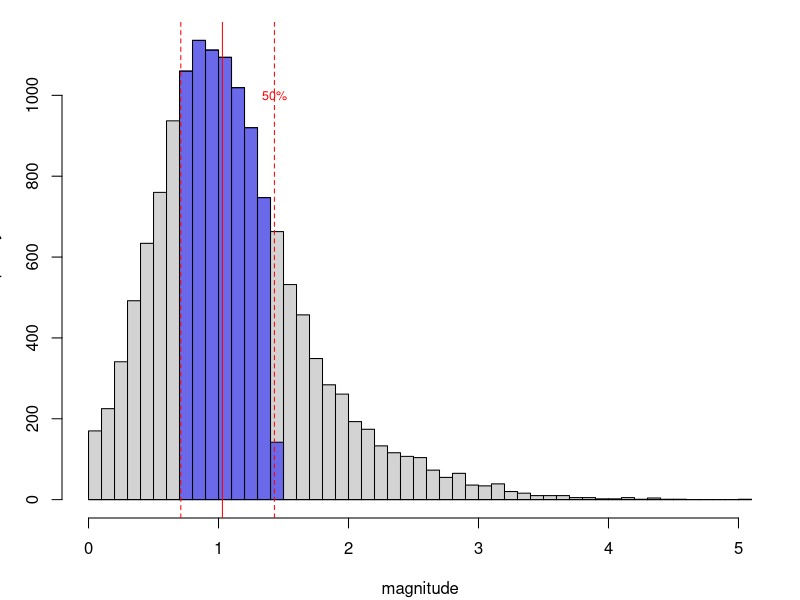
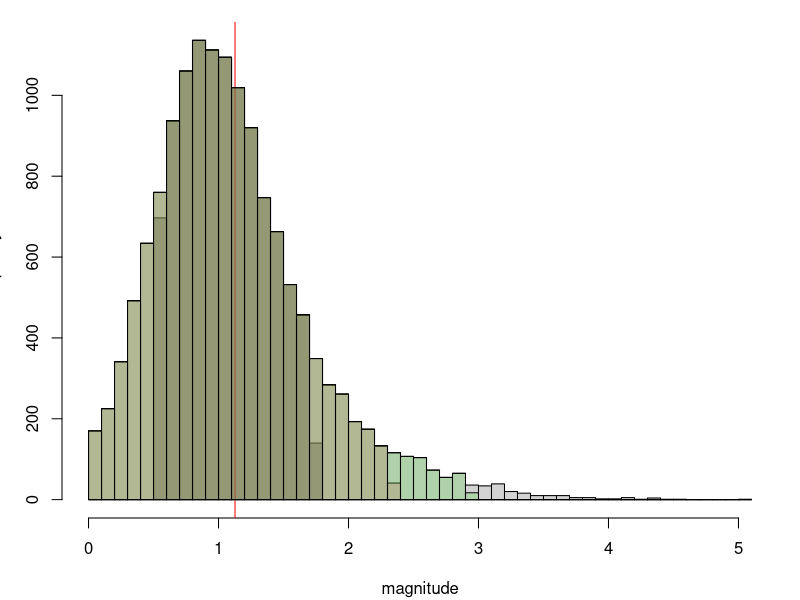
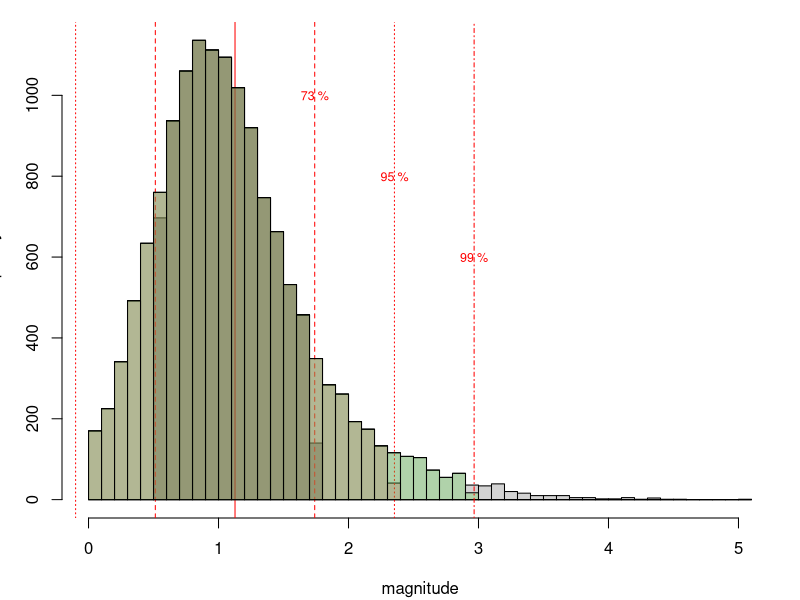
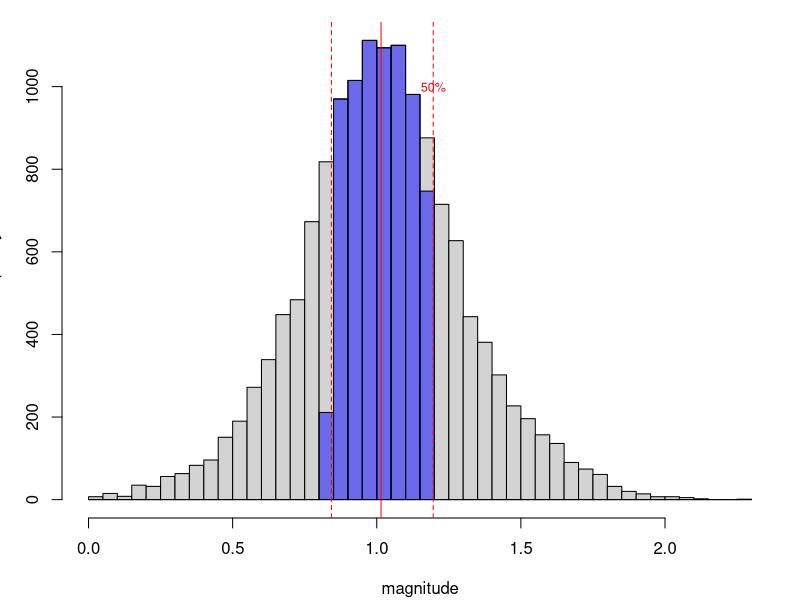
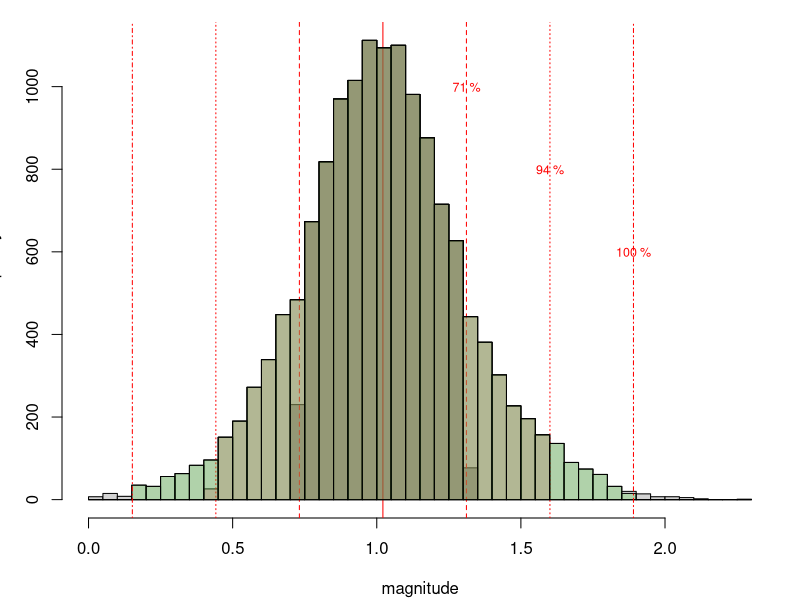
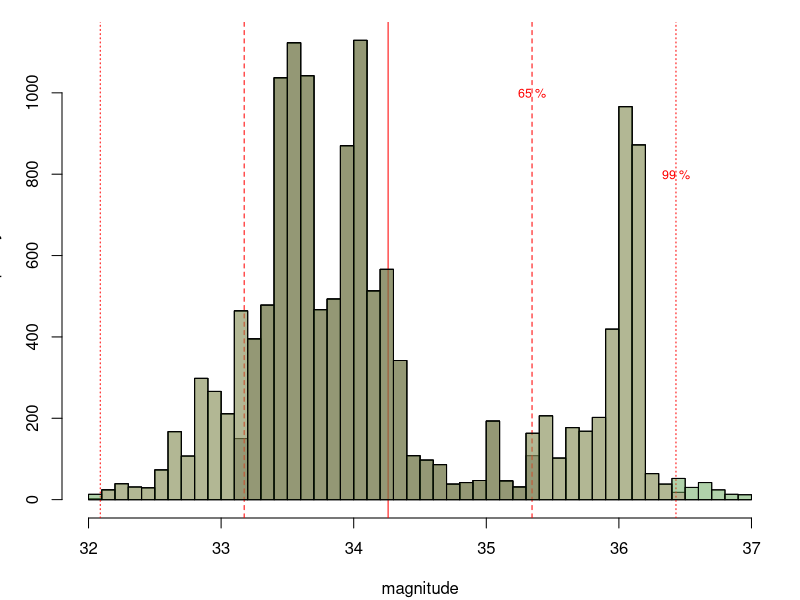

The R script that drew these images, in order:
if (interactive()) {
# Example: why n-1?

nsamps <- 1e4

x <- rnorm(nsamps)
hist(x, col=adjustcolor("blue",0.5), breaks=100, xlim=c(-4.5,4.5))
abline( v=mean(x), col='red' )
abline( v=mean(x)+c(-2,2)*sd(x), lty=2, col='red' )

n.vec <- 10^(seq(1,4,length.out=1000))
sim.sds <- sapply( n.vec, function (n) { x <- rnorm(n); c( sd( x ), sqrt(mean((x-mean(x))^2)) ) } )

plot( n.vec, sim.sds[1,], log='x', ylim=c(0,2) )
points( n.vec, sim.sds[2,], col='red' )
abline(h=1)

n <- 10
small.sds <- replicate( 1e4, { x <- rnorm(n); c( sd( x ), sqrt(mean((x-mean(x))^2)) ) } )
rownames(small.sds) <- c("n-1","n")
hist(small.sds[1,], xlim=c(0.3,1.8), col=adjustcolor("blue",0.5), breaks=100, main='')
hist(small.sds[2,], col=adjustcolor("red",0.5), breaks=100, add=TRUE)
abline(v=1,lwd=3)

rowMeans(small.sds^2)



###
# CV plots

layout(1:3)
par(mar=c(2,1,3,0)+.1)
for (cv in c(1,10,100)){
    hist( x+cv, breaks=30, xlim=range(0,x+cv), main=paste("CV =", cv), xlab='', ylab='' )
}


}

###
# figures for slides

quakes <- read.table("2014-quakes-catalog.tsv", stringsAsFactors=FALSE)
names(quakes) <- c("orig.date","orig.time", "ET", "MAG", "M", "LAT", "LON", "DEPTH", "Q", "EVID", "NPH", "NGRM")
quakes$date <- as.Date(paste(quakes$orig.date,substr(quakes$orig.time,1,8)),format="%Y/%m/%d %H:%M:%S")

pdf(file="quakes-hist-IQR.pdf",width=3,height=2,pointsize=10)
par(mar=c(4,3,1,1)+.1)
xh <- with(quakes, hist(MAG, breaks=60,xlab='magnitude',main='') )
with( subset(quakes, rank(MAG)>nrow(quakes)/4 & rank(MAG)<nrow(quakes)*3/4), 
        hist(MAG, col=adjustcolor("blue",0.5), breaks=xh$breaks, add=TRUE ) )
with( quakes, {
    text( quantile(MAG,.75), 1000, labels="50%", col='red', cex=0.75 )
    abline( v=median(quakes$MAG), col='red' )
    abline( v=quantile(quakes$MAG,c(.25,.75)), lty=2, col='red' )
        } )
dev.off()

pdf(file="quakes-hist-only.pdf",width=3,height=2,pointsize=10)
par(mar=c(4,3,1,1)+.1)
xh <- with(quakes, hist(MAG, breaks=60,main='',xlab='magnitude') )
with( quakes, {
        abline( v=mean(MAG), col='red' )
        for (k in 1:3) {
            with( subset(quakes, abs(MAG-mean(MAG))<k*sd(MAG) ), 
                    hist(MAG, col=adjustcolor(k,0.3), breaks=xh$breaks, add=TRUE ) )
        }
    } )
dev.off()

pdf(file="quakes-hist-mean-sd.pdf",width=3,height=2,pointsize=10)
par(mar=c(4,3,1,1)+.1)
xh <- with(quakes, hist(MAG, breaks=60,main='',xlab='magnitude') )
with( quakes, {
        abline( v=mean(MAG), col='red' )
        for (k in 1:3) {
            with( subset(quakes, abs(MAG-mean(MAG))<k*sd(MAG) ), 
                    hist(MAG, col=adjustcolor(k,0.3), breaks=xh$breaks, add=TRUE ) )
            abline( v=mean(MAG)+c(-k,k)*sd(MAG), lty=1+k, col='red' )
            pmag <- round( mean(abs(MAG-mean(MAG))<k*sd(MAG)), 2 )
            text( mean(MAG)+k*sd(MAG), 1000-200*(k-1), labels=paste(100*pmag,"%"), col='red', cex=0.75 )
        }
    } )
dev.off()


pdf(file="quakes-sqrt-hist-IQR.pdf",width=3,height=2,pointsize=10)
par(mar=c(4,3,1,1)+.1)
xh <- with(quakes, hist(sqrt(MAG), breaks=60,xlab='magnitude',main='') )
with( subset(quakes, rank(sqrt(MAG))>nrow(quakes)/4 & rank(sqrt(MAG))<nrow(quakes)*3/4), 
        hist(sqrt(MAG), col=adjustcolor("blue",0.5), breaks=xh$breaks, add=TRUE ) )
with( quakes, {
    text( quantile(sqrt(MAG),.75), 1000, labels="50%", col='red', cex=0.75 )
    abline( v=median(sqrt(MAG)), col='red' )
    abline( v=quantile(sqrt(MAG),c(.25,.75)), lty=2, col='red' )
    } )
dev.off()

pdf(file="quakes-sqrt-hist-mean-sd.pdf",width=3,height=2,pointsize=10)
par(mar=c(4,3,1,1)+.1)
xh <- with(quakes, hist(sqrt(MAG), breaks=60,main='',xlab='magnitude') )
with( quakes, {
        abline( v=mean(sqrt(MAG)), col='red' )
        for (k in 1:3) {
            with( subset(quakes, abs(sqrt(MAG)-mean(sqrt(MAG)))<k*sd(sqrt(MAG)) ), 
                    hist(sqrt(MAG), col=adjustcolor(k,0.3), breaks=xh$breaks, add=TRUE ) )
            abline( v=mean(sqrt(MAG))+c(-k,k)*sd(sqrt(MAG)), lty=1+k, col='red' )
            pmag <- round( mean(abs(sqrt(MAG)-mean(sqrt(MAG)))<k*sd(sqrt(MAG))), 2 )
            text( mean(sqrt(MAG))+k*sd(sqrt(MAG)), 1000-200*(k-1), labels=paste(100*pmag,"%"), col='red', cex=0.75 )
        }
    } )
dev.off()


pdf(file="quakes-lat-mean-sd.pdf",width=3,height=2,pointsize=10)
par(mar=c(4,3,1,1)+.1)
xh <- with(quakes, hist(LAT, breaks=60,main='',xlab='magnitude') )
with( quakes, {
        abline( v=mean(LAT), col='red' )
        for (k in 1:3) {
            with( subset(quakes, abs(LAT-mean(LAT))<k*sd(LAT) ), 
                    hist(LAT, col=adjustcolor(k,0.3), breaks=xh$breaks, add=TRUE ) )
            abline( v=mean(LAT)+c(-k,k)*sd(LAT), lty=1+k, col='red' )
            pmag <- round( mean(abs(LAT-mean(LAT))<k*sd(LAT)), 2 )
            text( mean(LAT)+k*sd(LAT), 1000-200*(k-1), labels=paste(100*pmag,"%"), col='red', cex=0.75 )
        }
    } )
dev.off()
